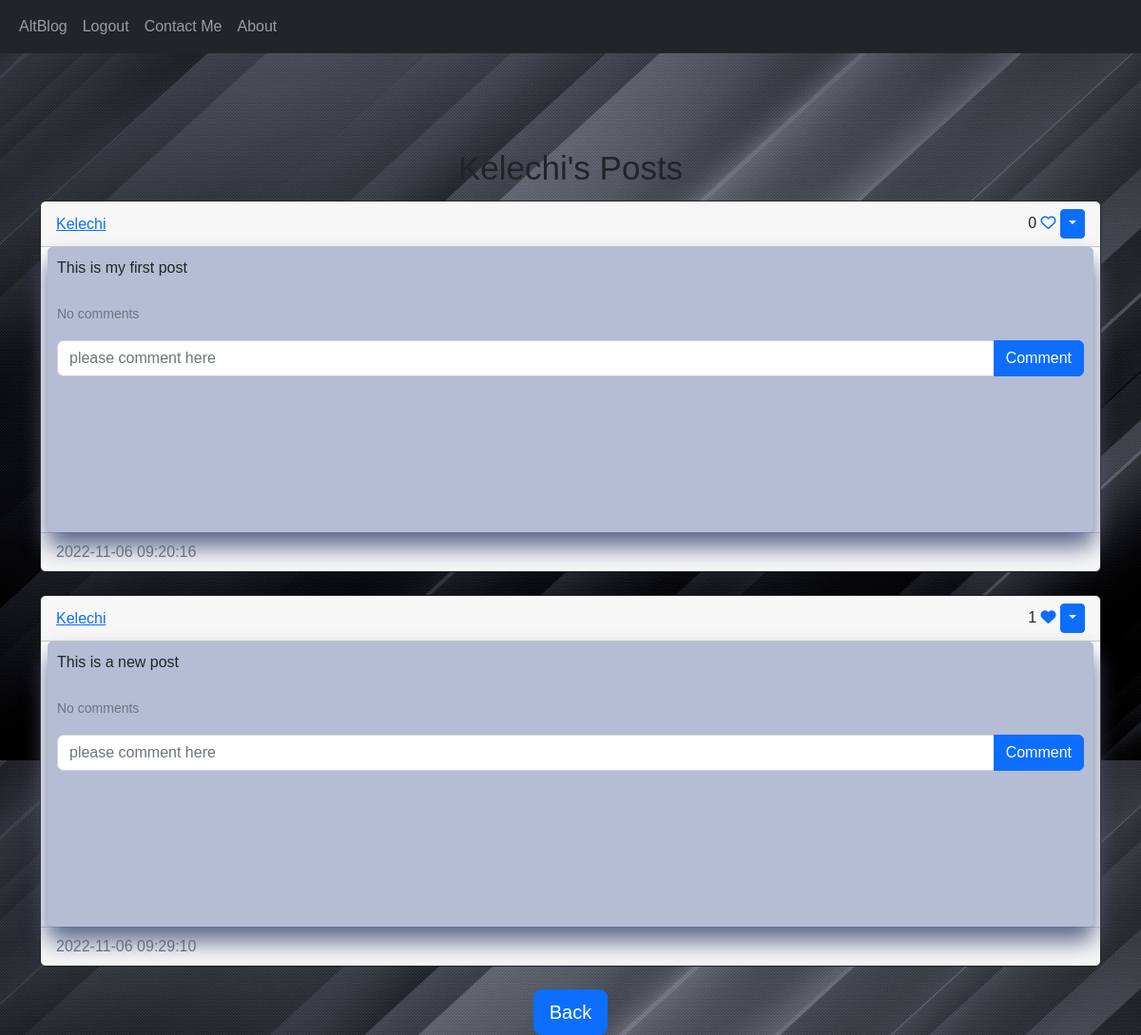
The app's page /posts/Kelechi (signed in), older data.
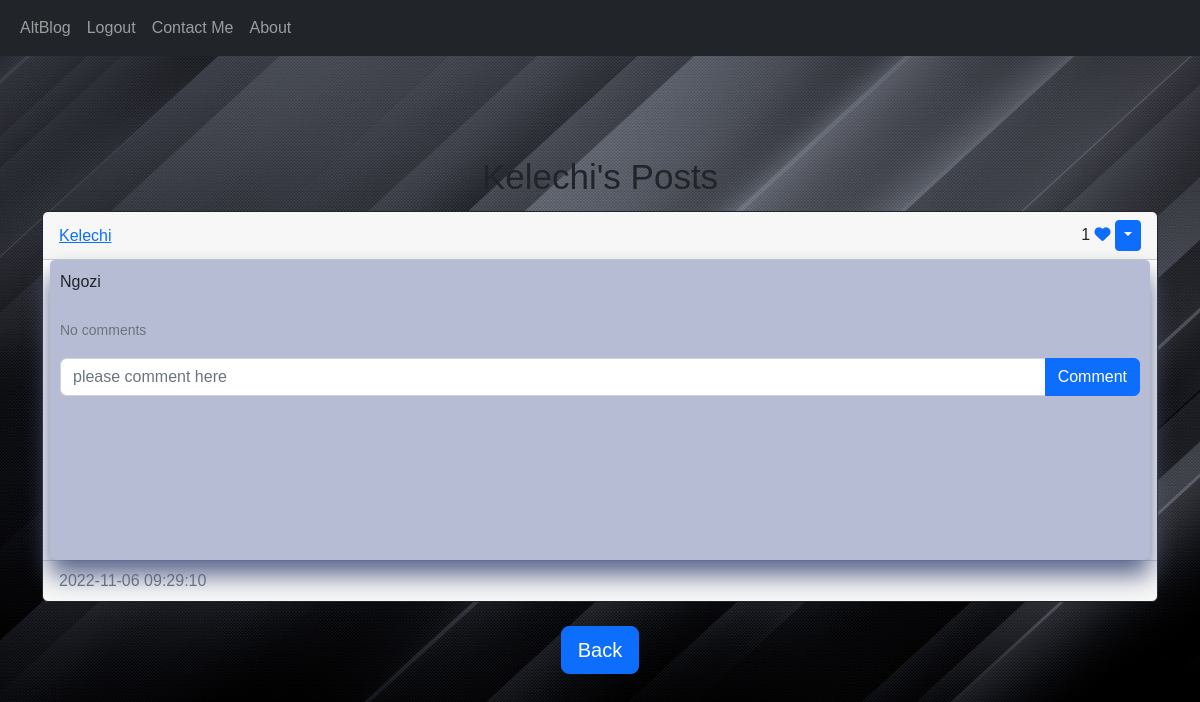
The same page, newer data.
### BLogSite/models.py (models this page shows)
class User(db.Model, UserMixin):
    id = db.Column(db.Integer, primary_key=True)
    email = db.Column(db.String(100), unique=True)
    username = db.Column(db.String(100), unique=True)
    password = db.Column(db.String(100))
    date_created = db.Column(db.DateTime(timezone=True), default=func.now())
    posts = db.relationship("Post", backref="user", passive_deletes=True)
    comments = db.relationship("Comment", backref="user", passive_deletes=True)
    likes = db.relationship("Like", backref="user", passive_deletes=True)

class Post(db.Model):
    id = db.Column(db.Integer, primary_key=True)
    text = db.Column(db.Text, nullable=False)
    date_created = db.Column(db.DateTime(timezone=True), default=func.now())
    author = db.Column(db.Integer, db.ForeignKey("user.id", ondelete="CASCADE"), nullable=False)
    comments = db.relationship("Comment", backref="post", passive_deletes=True)
    likes = db.relationship("Like", backref="post", passive_deletes=True)

### BLogSite/views.py (the view)
@views.route("/posts/<username>")
@login_required
def posts(username):
    user = User.query.filter_by(username=username).first()
    if not user:
        flash("No user with the username exists.", category="error")
        return redirect(url_for("views.home"))
    posts = user.posts
    return render_template("posts.html", user=current_user, posts=posts, username=username)

### BLogSite/__init__.py (called while the page is built)
def create_app():  # important when creating a flask app
    app = Flask(__name__)
    app.config['SECRET_KEY'] = "HelloThere"
    app.config['SQLALCHEMY_DATABASE_URI'] = f'sqlite:///{DB_NAME}'
    db.init_app(app)
    from .views import views
    from .authe import authe
    app.register_blueprint(views, url_prefix="/")
    app.register_blueprint(authe, url_prefix="/")
    from .models import User, Post, Comment, Like
    login_manager = LoginManager()
    login_manager.login_view = "authe.login"
    login_manager.init_app(app)
    @login_manager.user_loader
    def load_user(id):
        return User.query.get(int(id))
    create_database(app)
    return app

### BLogSite/templates/posts.html (shortened to what this page needs)
{% extends "posts_div.html" %}
{% block header %} {{username}}'s Posts {% endblock %}
{% block footer %}
<link rel="stylesheet" href="{{url_for('static', filename='post.css')}}">
 <div align="center">
       <a href="/home">
           <button type="button" class="btn btn-primary btn-lg">Back</button>
       </a>
    </div>
{% endblock %}

### BLogSite/templates/posts_div.html (shortened to what this page needs)
{% extends "base.html" %}
{% block content %}
<link rel="stylesheet" href="{{url_for('static', filename='post.css')}}">
<h1 align="center">{% block header %}Posts{% endblock %}</h1>
<div id="posts">
{% for post in posts %}
    <div class="card border-dark">
        <div class="card-header d-flex justify-content-between align-items-center">
            <a href="/posts/{{post.user.username}}">{{post.user.username}}</a>
            <div>
                {{post.likes|length}}
                {% if user.id in post.likes|map(attribute="author")|list %}
                <a href="/like-post/{{post.id}}"><i class="fa-solid fa-heart"></i></a>
                {%else%}
                <a href="/like-post/{{post.id}}"><i class="fa-regular fa-heart"></i></a>
                {%endif%}
                {% if user.id == post.author %}
            <div class="btn-group">
                <button type="button" class="btn btn-sm btn-primary dropdown-toggle" data-bs-toggle="dropdown"></button>
            </div>
                {% endif %}
            </div>
        </div>
            <div class="card-body">
                <div class="card-text">{{post.text}}</div>
                <br>
                <p class="card-text">
                    {% if post.comments|length > 0 %}
                        <a data-bs-toggle="collapse" href="#comments-{{post.id}}" role="button">
                            <small>View {{post.comments|length}} Comments</small>
                        </a>
                    {% else %}
                    <small class="text-muted">No comments</small>
                    {%endif%}
                </p>
                <form class="input-group mb-3" method="POST" action="/create-comment/{{post.id}}">
                    <input type="text" id="text" name="text" class="form-control" placeholder="please comment here" />
                    <button type="submit" class="btn btn-primary">Comment</button>
                </form>
            </div>
        <div class="card-footer text-muted">{{post.date_created}}</div>
    </div>
    <br>
{% endfor %}
</div>
{% block footer %}{% endblock %}
{% endblock %}

### BLogSite/templates/base.html (shortened to what this page needs)
<!doctype html>
<html lang="en">
<head>
    <link href="https://cdn.jsdelivr.net/npm/bootstrap@5.2.2/dist/css/bootstrap.min.css" rel="stylesheet">
</head>
<body>
<nav class="navbar navbar-expand-lg navbar-dark bg-dark">
<div class="container-fluid">
    <div class="collapse navbar-collapse" id="navbar">
        <div class="navbar-nav">
            <a class="nav-item nav-link" href="/home">AltBlog</a>
            {% if user.is_authenticated %}
            <a class="nav-item nav-link" href="/logout">Logout</a>
            {% else %}
            <a class="nav-item nav-link" href="/login">Login</a>
            {% endif %}
            <a class="nav-item nav-link" href="/contact-me">Contact Me</a>
            <a class="nav-item nav-link" href="/about">About</a>
        </div>
    </div>
</div>
</nav>
<div class="container">{% block content %}{% endblock %}</div>
</body>
</html>

### BLogSite/static/post.css (style rules this page uses)
body { margin: 0; padding: 0; background: url(pic4.jpg); background-position: center; background-size: cover; height: 100vh; font-family: sans-serif; }
.card-body { margin-right: auto; margin-left: auto; width: 1100px; box-shadow: 0 15px 25px rgba(90, 101, 139); height: 300px; border-radius: 5px; backdrop-filter: blur(14px); padding: 10px; background: rgb(181, 188, 212) }
.container { padding-top: 90px; }
h1 { margin: 10px; padding: 0px 0px 3px; text-align: center; font-size: 35px; }

Row changes from the older to the newer data that the page shows:
removed Post: user.username "Kelechi", likes|length "0", text "This is my first post", date_created "2022-11-06 09:20:16"
changed Post "Kelechi": text "This is a new post" → "Ngozi"
